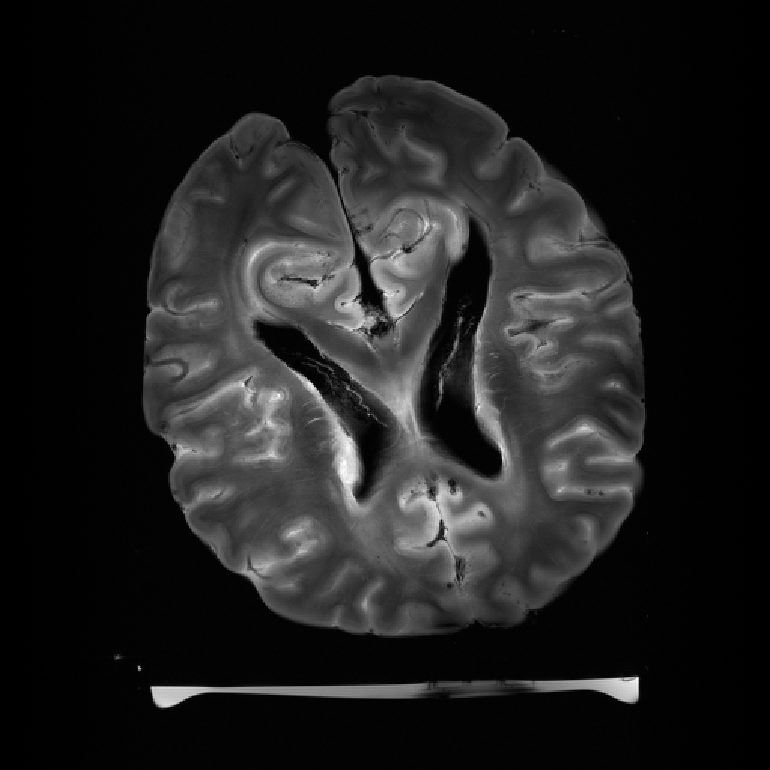
#> input picture data/2017-09-18_wilson_complete_N512_meas_MID111_CSGRE_ref_N512_FID24209.png, 770 x 770 px, given in place of BrainPhantom512.png, which was not available
$ python 03.ISBI19_notebook.py
#> lines starting #> are read from the running program, lines starting #| are printed output that depends on the picture; pictures that were not available may be replaced by others from this repository, and a replacement may not be noted
#!/usr/bin/env python
# coding: utf-8

# # Third exercice: 1D Cartesian structured VDS along  parallel lines
#
# In this notebook, we perform pseudo-random variable density sampling along the phase encoding direction.
# A handcrafted density is designed and samples are then drawn by virtually inverting its cumulative density function. Then these samples define the selected phase encoding lines retained in the sampling mask. Low frequencies are more sampled than higher frequencies.
# * Author: Philippe Ciuciu (philippe.ciuciu@cea.fr)
# * Date: 04/03/2019
# * Target: [ISBI'19 tutorial](https://biomedicalimaging.org/2019/tutorials/) on **Recent  advances in acquisition and reconstruction for Compressed Sensing MRI**
# - **Revision**: 01/06/2021 for ATSI MSc hands-on session at Paris-Saclay University.

# In[45]:


#DISPLAY BRAIN PHANTOM
get_ipython().run_line_magic('matplotlib', 'inline')

import numpy as np
import os.path as op
import os
import math ; import cmath
import matplotlib.pyplot as plt
import sys

from skimage import data, io, filters
#get current working dir
cwd = os.getcwd()
#cwd= "/"
dirimg_2d = op.join(cwd, "..", "data")
img_size = 512   #256
FOV = 0.2 #field of view in meters
pixelSize = FOV/img_size

#load data file corresponding to the target resolution
filename = "BrainPhantom" + str(img_size) + ".png"
mri_filename = op.join(dirimg_2d, filename)
mri_img = io.imread(mri_filename, as_gray=True)
#> mri_img is the input picture: shape (770, 770) float64; min 0, max 1, mean 0.12
plt.figure()
plt.title("Brain Phantom, size = "+ str(img_size))
if mri_img.ndim == 2:
    plt.imshow(mri_img, cmap=plt.cm.gray)
else:
    plt.imshow(mri_img)
plt.show()


# In[46]:


import numpy as np
import sys
import numpy.random as ra

eps = sys.float_info.epsilon
#img_size = 512
# generate Cartesian lines in a straightforward manner
#a = np.linspace(0,img_size,img_size)
#a = (np.linspace(0,img_size,img_size+1))/img_size -0.5    # work in normalized frequency


c = np.ones((1, img_size), dtype="float64")
kspace_mask = np.tile(c, (img_size, 1))
#kspace_lines = np.linspace(-1/2., 1/2.,img_size)
kspace_lines = np.linspace(-1/2., 1/2.,img_size)*img_size
# define the taret sampling density (ie non-iniform over k-space lines)
decay = 1.
# Define the sampling density
p_decay = np.power(np.abs(kspace_lines),-decay)
p_decay = p_decay/np.sum(p_decay)
# generate its CDF
cdf_pdecay = np.cumsum(p_decay)


pmax = p_decay.max()
pmin = p_decay.min()

# Plot the density and its cumulative distribution function (CDF) p_decay
plt.figure()
fig, axs = plt.subplots(1, 2, figsize= (5,5) )
axs[0].plot(kspace_lines, p_decay)
axs[1].plot(kspace_lines, cdf_pdecay)

# Perform pseudo-random sampling: technique used:
# draw uniform variables and invert the CDF to get back to p_decay-distributed sampled
nb_samples = (int)(img_size/8)
print(nb_samples)
samples = ra.uniform(0, 1, nb_samples)
gen_klines = [int(kspace_lines[np.argwhere(cdf_pdecay == min(cdf_pdecay[(cdf_pdecay - r) > 0]))]) for r in samples]

# shift the samples lines by half of the k-space (ie image size as we're in Cartesian ref)
gen_klinesb = ((np.array(gen_klines) - 1) / 1).astype(int) + (int)(img_size/2)
#gen_klinesb = ((np.array(gen_klines) - 1) / 1).astype(int)
print(gen_klinesb)   # unsorted samples
times = np.arange(1, img_size, 1)
lc = np.bincount(gen_klinesb, minlength=len(times))

# check that histogram of sample values fits the prescribed density p_decay
plt.figure()
plot1, = plt.plot(lc/float(sum(lc)), 'r--', label='Assigned k-space lines')
plot2, = plt.plot(p_decay,'g',label='Original Spectrum')
plt.xlabel('k-lines')
plt.ylabel('Probability')
plt.legend(handles=[plot1,plot2])
plt.show()
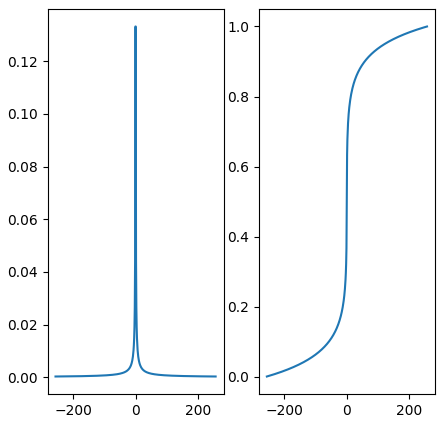
#> figure drawn by matplotlib, 2 panels; panel 1: curve peaks at x = 0.501, y = 0.133; panel 2: curve peaks at x = 256, y = 1
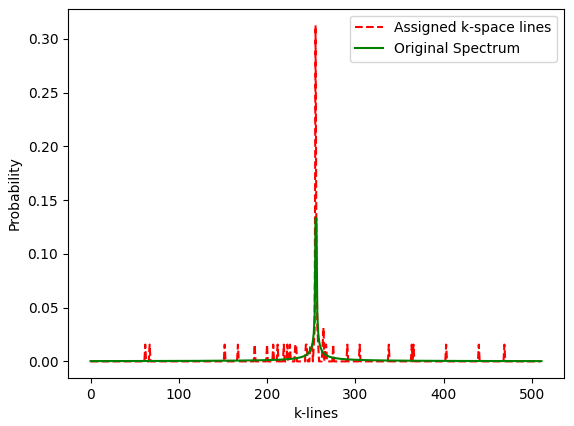
#> figure drawn by matplotlib, 1 panel; curve peaks at x = 255, y = 0.312; curve peaks at x = 256, y = 0.133


#print(p_decay.min())
sampled_klines = np.array(np.unique(gen_klinesb))
print(sampled_klines)

nblines = np.size(sampled_klines)
print(nblines)
threshold = 2. * p_decay.min()  # sys.float_info.epsilon \simeq 2e-16
kspace_mask = np.zeros((img_size,img_size), dtype="float64")
kspace_mask[sampled_klines,:] = np.ones((nblines,img_size) , dtype="float64")

plt.figure()
plt.imshow(kspace_mask, cmap='gray')
plt.show()
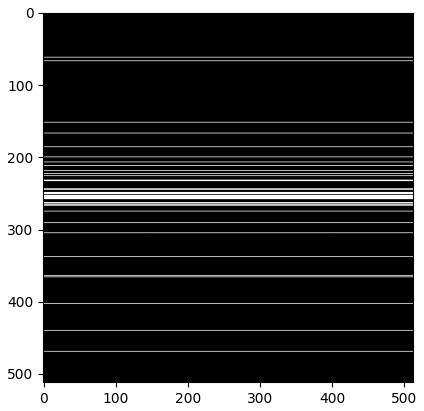
#> figure drawn by matplotlib, 1 panel


# In[7]:


#import numpy.fft as fft
norm = "ortho"
#norm = None
def fft(x):
    return np.fft.fft2(x, norm=norm)

def ifft(x):
    return np.fft.ifft2(x, norm=norm)


# Generate the kspace data: first Fourier transform the image
kspace_data = np.fft.fftshift(fft(mri_img))
#add Gaussian complex-valued random noise
signoise = 10
kspace_data += np.random.randn(*mri_img.shape) * signoise * (1+1j)
# Mask data to perform subsampling
#> (the run stopped early here; a loop or call above may not have finished)

$ run again, on data/BrainPhantom512.png
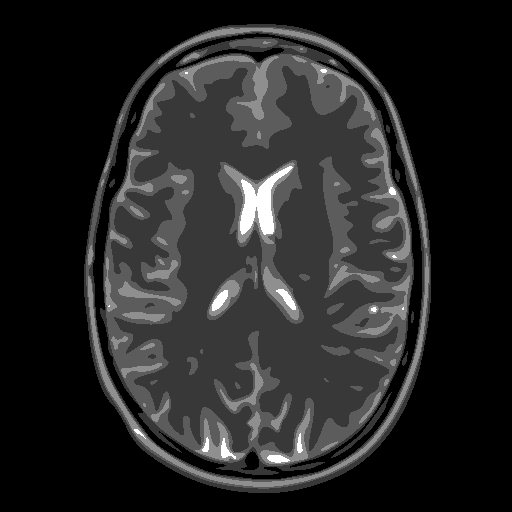
#> input picture data/BrainPhantom512.png, 512 x 512 px
#> mri_img is the input picture: shape (512, 512); min 0, max 255, mean 37.9
#> `plt.show()`:
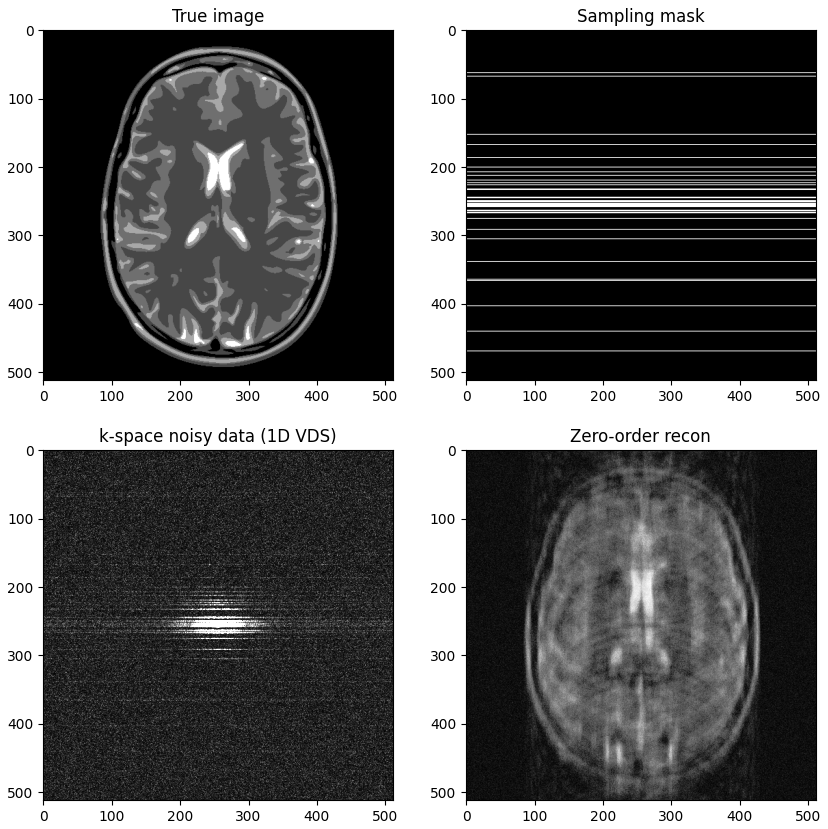
#> figure drawn by matplotlib, 4 panels
